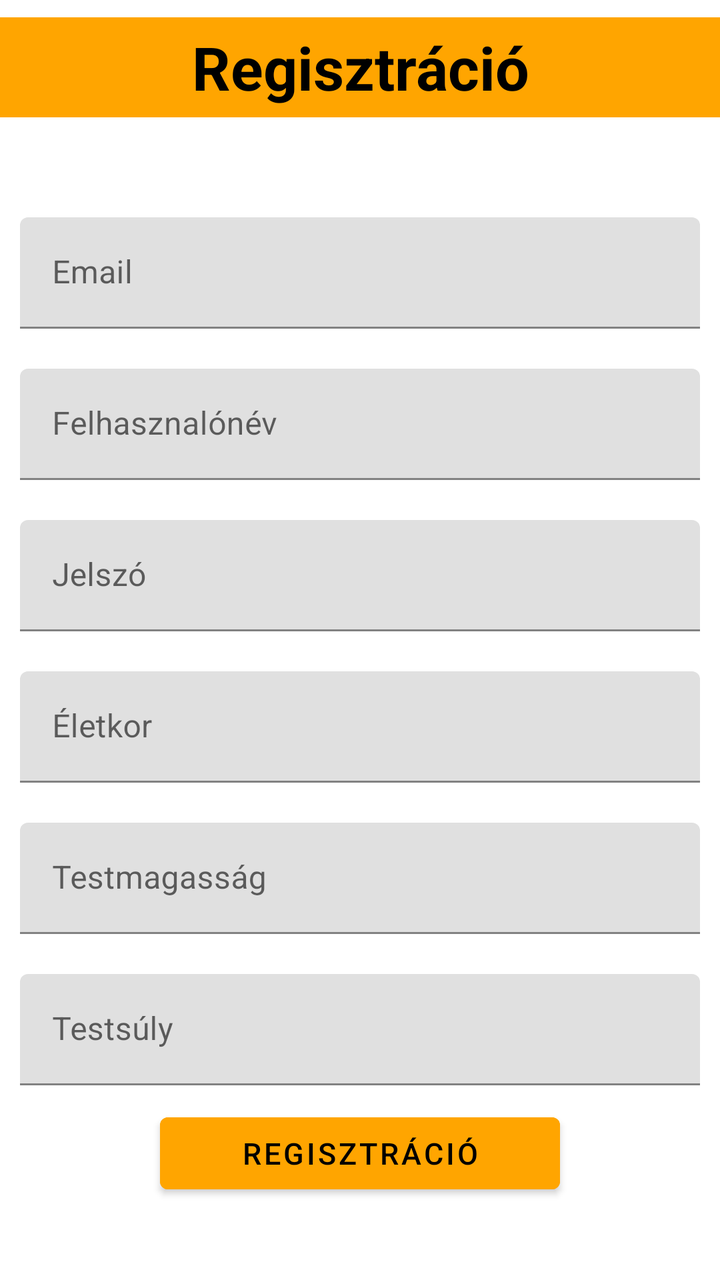
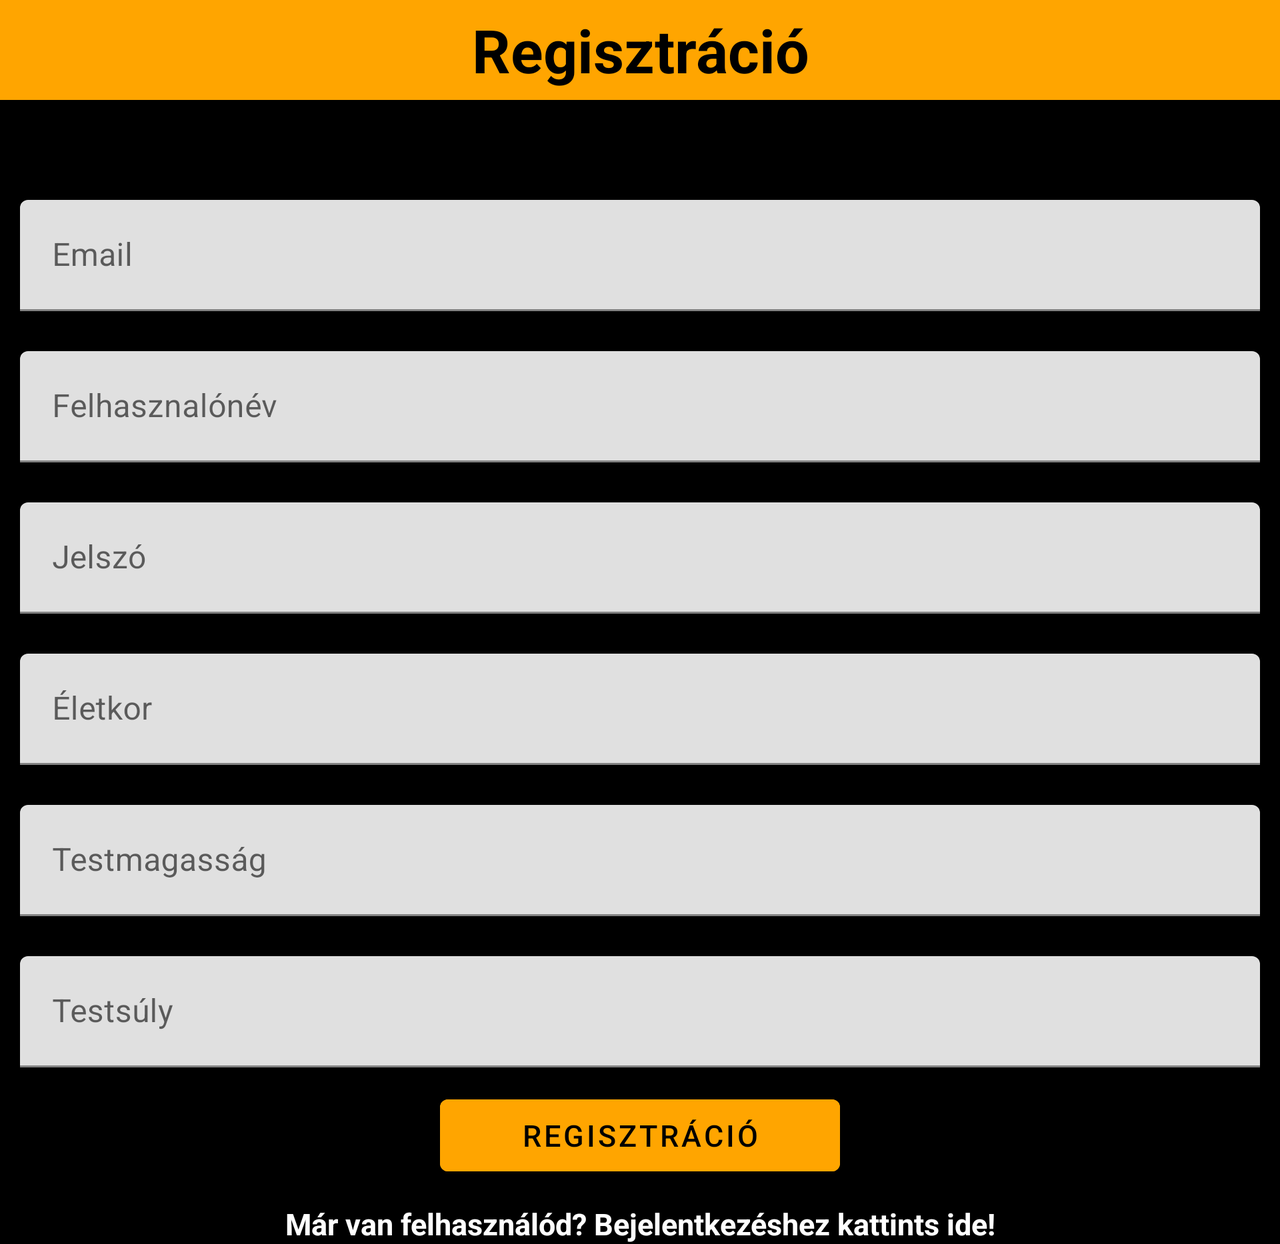

The same Android screen from two of the app's own layout files: first res/layout/ as a phone draws it, then the repository's variant for another configuration, drawn on a device whose configuration selects that folder. Both files follow.
<!-- AndroidManifest.xml: application theme Theme.Stronger -->
<!-- res/layout/activity_register.xml -->
<?xml version="1.0" encoding="utf-8"?>
<LinearLayout xmlns:android="http://schemas.android.com/apk/res/android"
    xmlns:app="http://schemas.android.com/apk/res-auto"
    xmlns:tools="http://schemas.android.com/tools"
    android:orientation="vertical"
    android:gravity="center"
    android:background="@drawable/hatterkep"
    android:layout_width="match_parent"
    android:layout_height="match_parent"
    tools:context=".Register">

    <TextView
        android:text="Regisztráció"
        android:gravity="center"
        android:textSize="30sp"
        android:textStyle="bold"
        android:layout_marginBottom="40dp"
        android:textColor="@color/black"
        android:background="@color/orange"
        android:layout_width="match_parent"
        android:layout_height="50dp" />

    <com.google.android.material.textfield.TextInputLayout
        android:padding="10dp"
        android:layout_width="match_parent"
        android:layout_height="wrap_content">
        <com.google.android.material.textfield.TextInputEditText
            android:id="@+id/email"
            android:hint="Email"
            android:inputType="textEmailAddress"
            android:layout_width="match_parent"
            android:layout_height="wrap_content" />
    </com.google.android.material.textfield.TextInputLayout>
    <com.google.android.material.textfield.TextInputLayout
        android:padding="10dp"
        android:layout_width="match_parent"
        android:layout_height="wrap_content">
        <com.google.android.material.textfield.TextInputEditText
            android:id="@+id/felhasznalonev"
            android:hint="Felhasznalónév"
            android:layout_width="match_parent"
            android:layout_height="wrap_content" />
    </com.google.android.material.textfield.TextInputLayout>
    <com.google.android.material.textfield.TextInputLayout
        android:padding="10dp"
        android:layout_width="match_parent"
        android:layout_height="wrap_content">
        <com.google.android.material.textfield.TextInputEditText
            android:id="@+id/password"
            android:hint="Jelszó"
            android:inputType="textPassword"
            android:layout_width="match_parent"
            android:layout_height="wrap_content" />
    </com.google.android.material.textfield.TextInputLayout>
    <com.google.android.material.textfield.TextInputLayout
        android:padding="10dp"
        android:layout_width="match_parent"
        android:layout_height="wrap_content">
        <com.google.android.material.textfield.TextInputEditText
            android:id="@+id/kor"
            android:hint="Életkor"
            android:inputType="number"
            android:layout_width="match_parent"
            android:layout_height="wrap_content" />
    </com.google.android.material.textfield.TextInputLayout>
    <com.google.android.material.textfield.TextInputLayout
        android:padding="10dp"
        android:layout_width="match_parent"
        android:layout_height="wrap_content">
        <com.google.android.material.textfield.TextInputEditText
            android:id="@+id/magassag"
            android:hint="Testmagasság"
            android:inputType="number"
            android:layout_width="match_parent"
            android:layout_height="wrap_content" />
    </com.google.android.material.textfield.TextInputLayout>
    <com.google.android.material.textfield.TextInputLayout
        android:padding="10dp"
        android:layout_width="match_parent"
        android:layout_height="wrap_content">
        <com.google.android.material.textfield.TextInputEditText
            android:id="@+id/suly"
            android:hint="Testsúly"
            android:inputType="number"
            android:layout_width="match_parent"
            android:layout_height="wrap_content" />
    </com.google.android.material.textfield.TextInputLayout>
    <ProgressBar
        android:id="@+id/progressBar"
        android:visibility="gone"
        android:layout_width="wrap_content"
        android:layout_height="wrap_content"/>
    <Button
        android:id="@+id/btn_register"
        android:textSize="15sp"
        android:backgroundTint="@color/orange"
        android:textColor="@color/black"
        android:text="Regisztráció"
        android:layout_width="200dp"
        android:layout_height="wrap_content"/>
    <TextView
        android:id="@+id/loginNow"
        android:textStyle="bold"
        android:textSize="15sp"
        android:gravity="center"
        android:layout_marginTop="10dp"
        android:textColor="@color/white"
        android:text="Már van felhasználód? Bejelentkezéshez kattints ide!"
        android:layout_width="match_parent"
        android:layout_height="wrap_content"/>
</LinearLayout>
<!-- resources referenced by this layout -->
<resources>
  <color name="black">#FF000000</color>
  <color name="orange">#FFFFA500</color>
  <color name="white">#FFFFFFFF</color>
  <style name="Theme.Stronger" parent="Theme.MaterialComponents.DayNight.NoActionBar">
          
          <item name="colorPrimary">@color/purple_500</item>
          <item name="colorPrimaryVariant">@color/purple_700</item>
          <item name="colorOnPrimary">@color/black</item>
          
          <item name="colorSecondary">@color/teal_200</item>
          <item name="colorSecondaryVariant">@color/teal_700</item>
          <item name="colorOnSecondary">@color/black</item>
          
          <item name="android:statusBarColor">?attr/colorPrimaryVariant</item>
          
      </style>
  <color name="purple_500">#FF6200EE</color>
  <color name="purple_700">#FF3700B3</color>
  <color name="teal_200">#FF03DAC5</color>
  <color name="teal_700">#FF018786</color>
</resources>
<!-- res/layout-land/activity_register.xml (the repository's variant of the layout above) -->
<!-- drawn on the phone turned sideways -->
<?xml version="1.0" encoding="utf-8"?>
<ScrollView
    android:layout_width="match_parent"
    android:layout_height="wrap_content"
    xmlns:android="http://schemas.android.com/apk/res/android"
    xmlns:app="http://schemas.android.com/apk/res-auto"
    xmlns:tools="http://schemas.android.com/tools"
    tools:context=".Register">
<LinearLayout
    android:orientation="vertical"
    android:gravity="center"
    android:layout_width="match_parent"
    android:background="@color/black"
    android:layout_height="match_parent"
    >

    <TextView
        android:text="Regisztráció"
        android:gravity="center"
        android:textSize="30sp"
        android:textStyle="bold"
        android:layout_marginBottom="40dp"
        android:textColor="@color/black"
        android:background="@color/orange"
        android:layout_width="match_parent"
        android:layout_height="50dp" />

    <com.google.android.material.textfield.TextInputLayout
        android:padding="10dp"
        android:layout_width="match_parent"
        android:layout_height="wrap_content">
        <com.google.android.material.textfield.TextInputEditText
            android:id="@+id/email"
            android:hint="Email"
            android:inputType="textEmailAddress"
            android:layout_width="match_parent"
            android:layout_height="wrap_content" />
    </com.google.android.material.textfield.TextInputLayout>
    <com.google.android.material.textfield.TextInputLayout
        android:padding="10dp"
        android:layout_width="match_parent"
        android:layout_height="wrap_content">
        <com.google.android.material.textfield.TextInputEditText
            android:id="@+id/felhasznalonev"
            android:hint="Felhasznalónév"
            android:layout_width="match_parent"
            android:layout_height="wrap_content" />
    </com.google.android.material.textfield.TextInputLayout>
    <com.google.android.material.textfield.TextInputLayout
        android:padding="10dp"
        android:layout_width="match_parent"
        android:layout_height="wrap_content">
        <com.google.android.material.textfield.TextInputEditText
            android:id="@+id/password"
            android:hint="Jelszó"
            android:inputType="textPassword"
            android:layout_width="match_parent"
            android:layout_height="wrap_content" />
    </com.google.android.material.textfield.TextInputLayout>
    <com.google.android.material.textfield.TextInputLayout
        android:padding="10dp"
        android:layout_width="match_parent"
        android:layout_height="wrap_content">
        <com.google.android.material.textfield.TextInputEditText
            android:id="@+id/kor"
            android:hint="Életkor"
            android:inputType="number"
            android:layout_width="match_parent"
            android:layout_height="wrap_content" />
    </com.google.android.material.textfield.TextInputLayout>
    <com.google.android.material.textfield.TextInputLayout
        android:padding="10dp"
        android:layout_width="match_parent"
        android:layout_height="wrap_content">
        <com.google.android.material.textfield.TextInputEditText
            android:id="@+id/magassag"
            android:hint="Testmagasság"
            android:inputType="number"
            android:layout_width="match_parent"
            android:layout_height="wrap_content" />
    </com.google.android.material.textfield.TextInputLayout>
    <com.google.android.material.textfield.TextInputLayout
        android:padding="10dp"
        android:layout_width="match_parent"
        android:layout_height="wrap_content">
        <com.google.android.material.textfield.TextInputEditText
            android:id="@+id/suly"
            android:hint="Testsúly"
            android:inputType="number"
            android:layout_width="match_parent"
            android:layout_height="wrap_content" />
    </com.google.android.material.textfield.TextInputLayout>
    <ProgressBar
        android:id="@+id/progressBar"
        android:visibility="gone"
        android:layout_width="wrap_content"
        android:layout_height="wrap_content"/>
    <Button
        android:id="@+id/btn_register"
        android:textSize="15sp"
        android:backgroundTint="@color/orange"
        android:textColor="@color/black"
        android:text="Regisztráció"
        android:layout_width="200dp"
        android:layout_height="wrap_content"/>
    <TextView
        android:id="@+id/loginNow"
        android:textStyle="bold"
        android:textSize="15sp"
        android:gravity="center"
        android:layout_marginTop="10dp"
        android:textColor="@color/white"
        android:text="Már van felhasználód? Bejelentkezéshez kattints ide!"
        android:layout_width="match_parent"
        android:layout_height="wrap_content"/>
</LinearLayout>
</ScrollView>
